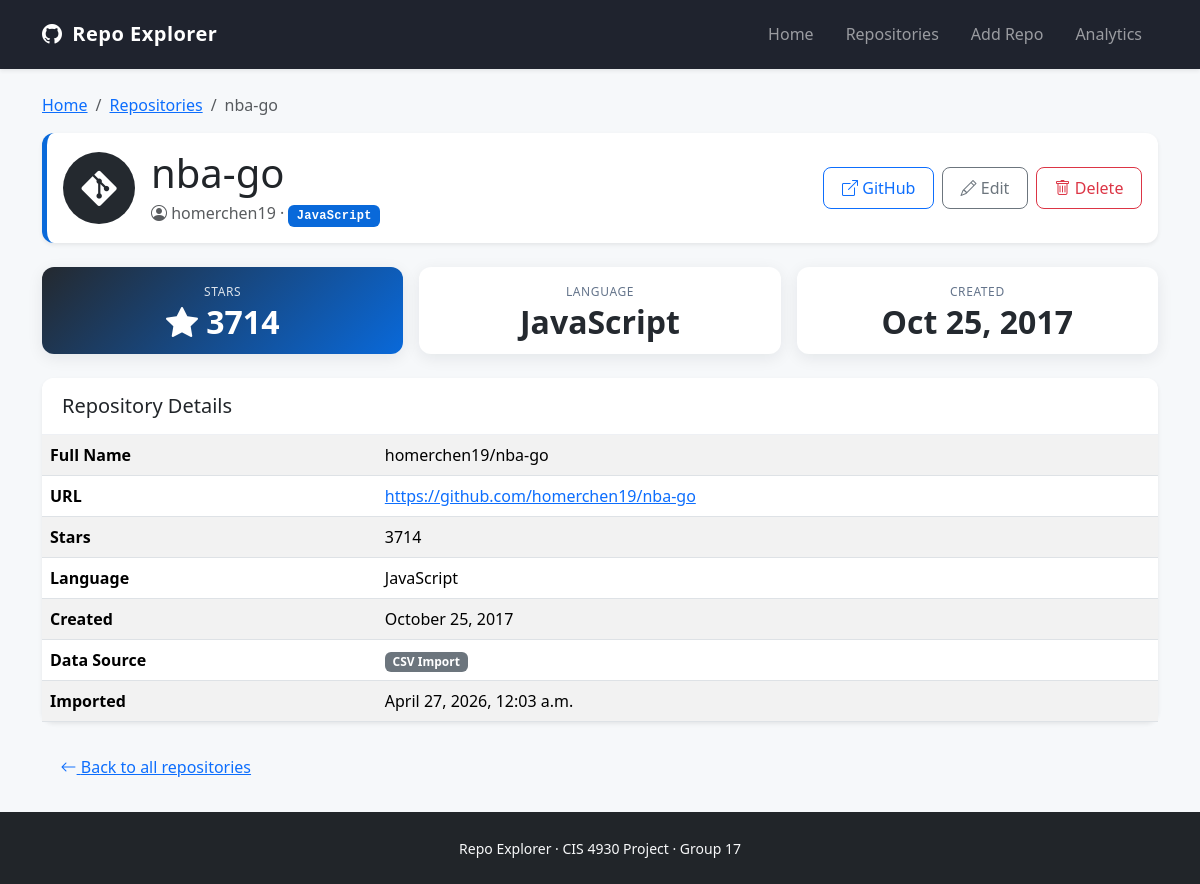
Page /repos/54/ on the committed database.
### core/models.py (models this page shows, shortened)
class Repository(models.Model):
    SOURCE_CHOICES = [
        ('csv', 'CSV Import'),
        ('api', 'GitHub API'),
    ]
    repo_name = models.CharField(max_length=1000)
    owner = models.ForeignKey(
        User,
        on_delete=models.CASCADE,
        related_name='repos',
    )
    language = models.ForeignKey(
        Language,
        on_delete=models.SET_NULL,
        null=True,
        blank=True,
        related_name='repos',
    )
    stars = models.IntegerField(default=0, validators=[MinValueValidator(0)])
    url = models.URLField(max_length=1000)
    created_at = models.DateField(null=True, blank=True)
    source = models.CharField(
        max_length=10,
        choices=SOURCE_CHOICES,
        default='csv',
    )
    fetched_at = models.DateTimeField(auto_now_add=True)
    class Meta:
        ordering = ['-stars']
        unique_together = ['repo_name', 'owner']
        verbose_name_plural = 'Repositories'

class User(models.Model):
    username = models.CharField(max_length=200, unique=True)
    class Meta:
        ordering = ['username']

class Language(models.Model):
    name = models.CharField(max_length=100, unique=True)
    class Meta:
        ordering = ['name']

### core/views.py (the view)
# urls.py: path('repos/<int:pk>/', views.repo_detail, name='repo_detail'),
def repo_detail(request, pk):
    repo = get_object_or_404(
        Repository.objects.select_related('owner', 'language'),
        pk=pk,
    )
    return render(request, 'core/detail.html', {'repo': repo})

### core/templates/core/detail.html (shortened to what this page needs)
{% extends 'core/base.html' %}
{% load static %}
{% block content %}
<nav aria-label="breadcrumb">
    <ol class="breadcrumb">
        <li class="breadcrumb-item"><a href="{% url 'home' %}">Home</a></li>
        <li class="breadcrumb-item"><a href="{% url 'repo_list' %}">Repositories</a></li>
        <li class="breadcrumb-item active">{{ repo.repo_name }}</li>
    </ol>
</nav>
<div class="card player-header shadow-sm mb-4">
    <div class="card-body d-flex flex-wrap align-items-center gap-3">
        <div class="player-avatar">
            <i class="bi bi-git"></i>
        </div>
        <div class="flex-grow-1">
            <h1 class="card-title mb-1">{{ repo.repo_name }}</h1>
            <p class="text-muted mb-0">
                <i class="bi bi-person-circle"></i>
                {{ repo.owner.username }}
                {% if repo.language %}
                    &middot;
                    <span class="badge lang-badge">{{ repo.language.name }}</span>
                {% endif %}
            </p>
        </div>
        <div class="d-flex gap-2">
            <a href="{{ repo.url }}" target="_blank" rel="noopener"
               class="btn btn-outline-primary">
                <i class="bi bi-box-arrow-up-right"></i> GitHub
            </a>
            <a href="{% url 'repo_edit' repo.pk %}" class="btn btn-outline-secondary">
                <i class="bi bi-pencil"></i> Edit
            </a>
            <a href="{% url 'repo_delete' repo.pk %}" class="btn btn-outline-danger">
                <i class="bi bi-trash"></i> Delete
            </a>
        </div>
    </div>
</div>
<div class="row g-3 mb-4">
    <div class="col-6 col-md-4">
        <div class="card stat-card h-100 text-center highlight">
            <div class="card-body">
                <div class="stat-label">Stars</div>
                <div class="stat-number">
                    <i class="bi bi-star-fill"></i> {{ repo.stars }}
                </div>
            </div>
        </div>
    </div>
    <div class="col-6 col-md-4">
        <div class="card stat-card h-100 text-center">
            <div class="card-body">
                <div class="stat-label">Language</div>
                <div class="stat-number">
                    {% if repo.language %}{{ repo.language.name }}{% else %}&mdash;{% endif %}
                </div>
            </div>
        </div>
    </div>
    <div class="col-12 col-md-4">
        <div class="card stat-card h-100 text-center">
            <div class="card-body">
                <div class="stat-label">Created</div>
                <div class="stat-number">
                    {% if repo.created_at %}{{ repo.created_at|date:"M j, Y" }}{% else %}&mdash;{% endif %}
                </div>
            </div>
        </div>
    </div>
</div>
<div class="card shadow-sm">
    <div class="card-header bg-white">
        <h5 class="mb-0">Repository Details</h5>
    </div>
    <div class="card-body p-0">
        <table class="table table-striped mb-0">
            <tbody>
                <tr>
                    <th scope="row" style="width: 30%;">Full Name</th>
                    <td>{{ repo.owner.username }}/{{ repo.repo_name }}</td>
                </tr>
                <tr>
                    <th scope="row">URL</th>
                    <td>
                        <a href="{{ repo.url }}" target="_blank" rel="noopener">
                            {{ repo.url }}
                        </a>
                    </td>
                </tr>
                <tr>
                    <th scope="row">Stars</th>
                    <td>{{ repo.stars }}</td>
                </tr>
                <tr>
                    <th scope="row">Language</th>
                    <td>
                        {% if repo.language %}
                            {{ repo.language.name }}
                        {% else %}
                            <span class="text-muted">Not specified</span>
                        {% endif %}
                    </td>
                </tr>
                <tr>
                    <th scope="row">Created</th>
                    <td>
                        {% if repo.created_at %}
                            {{ repo.created_at|date:"F j, Y" }}
                        {% else %}
                            <span class="text-muted">Unknown</span>
                        {% endif %}
                    </td>
                </tr>
                <tr>
                    <th scope="row">Data Source</th>
                    <td>
                        <span class="badge {% if repo.source == 'api' %}bg-success{% else %}bg-secondary{% endif %}">
                            {{ repo.get_source_display }}
                        </span>
                    </td>
                </tr>
                <tr>
                    <th scope="row">Imported</th>
                    <td>{{ repo.fetched_at|date:"F j, Y, g:i a" }}</td>
                </tr>
            </tbody>
        </table>
    </div>
</div>
<div class="mt-4">
    <a href="{% url 'repo_list' %}" class="btn btn-link">
        <i class="bi bi-arrow-left"></i> Back to all repositories
    </a>
</div>
{% endblock %}

### core/static/style.css (style rules this page uses)
:root { --brand-primary: #24292f; --brand-accent: #0969da; --brand-gold: #f7b500; --brand-surface: #f6f8fa; --brand-radius: 12px; --brand-shadow: 0 4px 16px rgba(15, 23, 42, 0.08); }
body { background-color: var(--brand-surface); display: flex; flex-direction: column; min-height: 100vh; }
.card { border: none; border-radius: var(--brand-radius); box-shadow: var(--brand-shadow); transition: transform 0.2s ease, box-shadow 0.2s ease; }
.card-header { border-bottom: 1px solid #eef0f4; border-top-left-radius: var(--brand-radius) !important; border-top-right-radius: var(--brand-radius) !important; padding: 1rem 1.25rem; }
.lang-badge { background: var(--brand-accent); color: white; font-family: "SF Mono", Menlo, Consolas, monospace; font-weight: 600; letter-spacing: 0.3px; padding: 0.4em 0.7em; }
.btn { border-radius: 8px; padding: 0.5rem 1.1rem; font-weight: 500; }
.stat-card { border: none; transition: transform 0.2s ease; }
.stat-card.highlight { background: linear-gradient(135deg, var(--brand-primary), var(--brand-accent)); color: white; }
.stat-number { font-size: 2rem; font-weight: 700; line-height: 1; color: var(--brand-primary); }
.stat-card.highlight .stat-number { color: white; }
.stat-label { font-size: 0.75rem; text-transform: uppercase; letter-spacing: 0.6px; color: #64748b; margin-bottom: 0.35rem; }
.stat-card.highlight .stat-label { color: rgba(255, 255, 255, 0.85); }
.player-header { border-left: 5px solid var(--brand-accent); }
.player-avatar { width: 72px; height: 72px; border-radius: 50%; background: var(--brand-primary); color: white; display: flex; align-items: center; justify-content: center; font-size: 2.2rem; }
.breadcrumb { background: transparent; padding-left: 0; }

### rows in the picture
Repository: repo_name "nba-go", owner.username "homerchen19", language.name "JavaScript", stars "3714", created_at "Oct 25, 2017", url "https://github.com/homerchen19/nba-go", created_at "October 25, 2017", source "CSV Import", fetched_at "April 27, 2026, 12:03 a.m."
